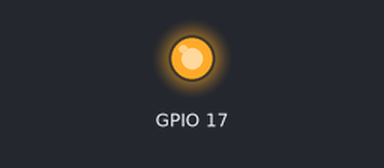
Recording of a program running on a simulated Raspberry Pi (BCM pin numbers), started with the arguments 17 3. Shown: output pins drawn as LEDs (lit = HIGH). What the program prints to the terminal is not drawn. At 0.0 s the program stops and its outputs stay as they are.

Above: at 0.1 s.
Timing chart, 0 to 1.5 s (numbered marks = the images above):
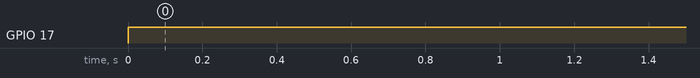

Measured:
- by itself, GPIO 17: LOW → HIGH at 0.00 s

The program:

set_gpio.py
```python
#!/usr/bin/env python3
import sys
import RPi.GPIO as GPIO

pin = int(sys.argv[1])
state = int(sys.argv[2])

# Gebruik BCM nummering (zoals GPIO 17)
GPIO.setmode(GPIO.BCM)
GPIO.setwarnings(False)
GPIO.setup(pin, GPIO.OUT)
GPIO.output(pin, state)

print(f"GPIO {pin} gezet op {state}")

# We doen GEEN cleanup(), want dan wordt de pin weer vrijgegeven.
# Voor een simpele aan/uit actie is dat prima, maar als we snel schakelen
# is het beter de setup te behouden. Voor nu is dit veilig.
```
